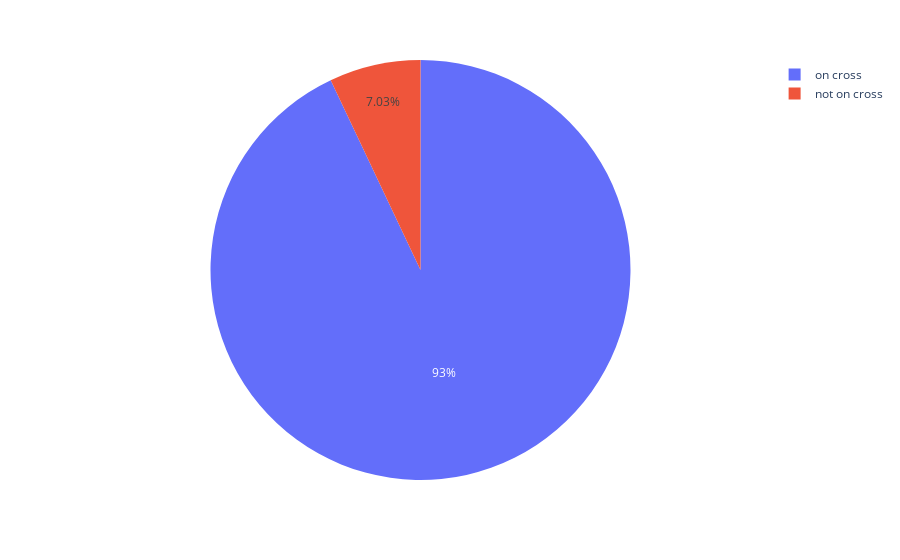

The notebook cell saved with this chart:
### Code cell
# viz general answer to first question
new = pd.DataFrame()
noton = 5500099 - 5113401
new['val'] = [noton, 5113401]
new['ref'] = ['not on cross', 'on cross']
fig = px.pie(new, values='val', names='ref')
fig.show()

### Figure 1 — Plotly figure (JSON) as saved in the notebook; plotly's stock layout.template omitted (floating-point values rounded to 4 significant figures)
{"data": [{"domain": {"x": [0, 1], "y": [0, 1]}, "hovertemplate": "ref=%{label}<br>val=%{value}<extra></extra>", "labels": ["not on cross", "on cross"], "legendgroup": "", "name": "", "showlegend": true, "type": "pie", "values": [386698, 5113401]}], "layout": {"legend": {"tracegroupgap": 0}, "margin": {"t": 60}}}
